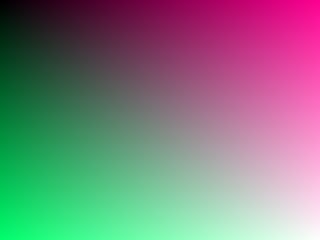

Here is the Python script that generated this plot:
# Laborator 5, Lucrarea B (B5-B6): steganografie LSB
# Student: Șibaev Vasile, grupa SI-265
"""Ascunde / dezvăluie un mesaj în bitul cel mai puțin semnificativ (LSB)
al canalelor R, G, B ale unei imagini.

    python stego.py ascunde                 # probe/foto.jpg -> stego.png
    python stego.py ascunde "alt mesaj"
    python stego.py dezvaluie               # citește stego.png
"""

import sys
from pathlib import Path

from PIL import Image

RADACINA = Path(__file__).resolve().parent
SURSA = RADACINA / "probe" / "foto.jpg"
IESIRE = RADACINA / "stego.png"
MESAJ = b"FLAG{ascuns_in_pixeli}"


def ascunde(sursa, mesaj, iesire):
    """Scrie `mesaj` (bytes) + un octet 0 de final în LSB-urile pixelilor.

    Se salvează în PNG (fără pierdere): un JPG ar recompresa imaginea și ar
    distruge biții ascunși.
    """
    img = Image.open(sursa).convert("RGB")
    canale = bytearray(img.tobytes())          # R,G,B,R,G,B,... pentru fiecare pixel
    biti = "".join(f"{x:08b}" for x in mesaj + b"\x00")
    if len(biti) > len(canale):
        raise ValueError(f"mesaj prea lung: {len(biti)} biți, încap {len(canale)}")
    for i, bit in enumerate(biti):
        canale[i] = (canale[i] & ~1) | int(bit)
    Image.frombytes("RGB", img.size, bytes(canale)).save(iesire, "PNG")
    return len(biti)


def dezvaluie(cale):
    """Citește LSB-urile, le grupează câte 8 și se oprește la primul octet 0."""
    canale = Image.open(cale).convert("RGB").tobytes()
    mesaj = bytearray()
    for i in range(0, len(canale) - 7, 8):
        octet = 0
        for j in range(8):
            octet = (octet << 1) | (canale[i + j] & 1)
        if octet == 0:
            break
        mesaj.append(octet)
    return bytes(mesaj)


def diferenta_maxima(a, b):
    """Cea mai mare diferență dintre două canale de pixel (pentru LSB: 1)."""
    ba = Image.open(a).convert("RGB").tobytes()
    bb = Image.open(b).convert("RGB").tobytes()
    return max(abs(x - y) for x, y in zip(ba, bb))


if __name__ == "__main__":
    comanda = sys.argv[1] if len(sys.argv) > 1 else "ascunde"
    if comanda == "ascunde":
        mesaj = sys.argv[2].encode() if len(sys.argv) > 2 else MESAJ
        biti = ascunde(SURSA, mesaj, IESIRE)
        print(f"Ascuns {len(mesaj)} octeți ({biti} biți) în {IESIRE.name}")
        print("Diferența maximă față de original:", diferenta_maxima(SURSA, IESIRE))
    elif comanda == "dezvaluie":
        mesaj = dezvaluie(IESIRE)
        print("Mesaj dezvăluit:", mesaj.decode("utf-8", "replace"))
    else:
        sys.exit("folosire: python stego.py [ascunde [mesaj] | dezvaluie]")
